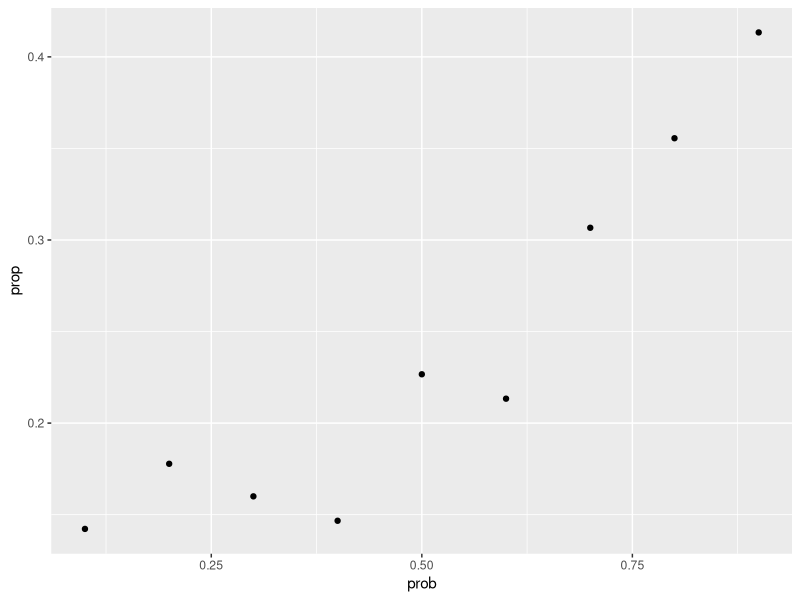

Here is the R script that generated this plot:
## ---- chunk 1
# Set random seed
set.seed(94128)

init_matrix <- function(row,col,start_prop=0.125){
  inf_matrix <- matrix(sample(c(0,1), row*col, replace = TRUE, prob=c(1-start_prop,start_prop)), nrow=row, ncol=col)
}

init_matrix(5,5)
## ---- chunk 2
dis_plot <- function(row,col,input){
  par(yaxt="n", xaxt="n",ann=FALSE)
  image(1:col,1:row,input)
}
## ---- chunk 3
create_crnr_matrix <- function(row=20,col=30){
  inf_matrix <- matrix(0, nrow=row, ncol=col)
  inf_matrix[1,1] <- 1
  inf_matrix[1,col] <- 1
  inf_matrix[row,1] <- 1
  inf_matrix[row,col] <- 1
  print(inf_matrix)
}

create_crnr_matrix(5,5)
## ---- chunk 4
infection_step <- function(input, inf_prob = 0.5){
  x <- input

  cc_RL <- init_matrix(nrow(x),ncol(x)-1,inf_prob)
  cc_TB <- init_matrix(nrow(x)-1,ncol(x),inf_prob)
  cc_DIAG <- init_matrix(nrow(x)-1,ncol(x)-1,inf_prob)
  
  max_col <- ncol(x)
  max_row <- nrow(x)
  
  xnew <- x
  
  #ABOVE
  new_inf_above <- ((x[-1, ] == 1) & cc_TB)
  xnew[-max_row, ][new_inf_above] <- 1
  
  xnew <- x
  
  #BELOW
  new_inf_below <- ((x[-max_row, ] == 1) & cc_TB)
  xnew[-1, ][new_inf_below] <- 1
  
  xnew <- x
  
  #RIGHT
  new_inf_right <- ((x[ ,-max_col] == 1) & cc_RL)
  xnew[, -1][new_inf_right] <- 1
      
  xnew <- x
  
  #LEFT
  new_inf_left <- ((x[ ,-1] == 1) & cc_RL)
  xnew[, -max_col][new_inf_left] <- 1
  
  xnew <- x
  
  #TOP RIGHT
  new_inf_top_right <- ((x[-1,-max_col] == 1) & cc_DIAG)
  xnew[-max_row, -1][new_inf_top_right] <- 1
  
  xnew <- x
  
  #TOP LEFT
  new_inf_top_left <- ((x[-1,-1] == 1) & cc_DIAG)
  xnew[-1, -max_col][new_inf_top_left] <- 1
  
  xnew <- x
  
  #BOTTOM LEFT
  new_inf_bot_left <- ((x[-max_row,-1] == 1) & cc_DIAG)
  xnew[-1,-max_col][new_inf_bot_left] <- 1
  
  xnew <- x
  
  #BOTTOM RIGHT
  new_inf_bot_right <- ((x[-max_row,-max_col] == 1) & cc_DIAG)
  xnew[-1,-1][new_inf_bot_right] <- 1
      
  #Set previously infected cells to 2
  xnew[x == 1] <- 2
  
  #print(xnew)
  return(xnew)
}
## ---- chunk 5
simulate_sir <- function(inf_prob = 0.5, row, col, start_inf = 0.125){
  x <- matrix(sample(c(0,1), row*col, replace = TRUE, prob=c(1-start_inf,start_inf)), nrow=row, ncol=col)

  step_count <- 0
  
  while(any(x == 1)){
    x <- infection_step(x, inf_prob)
    #Increment step count for each run
    step_count <- step_count + 1
  }
  
  num_inf <- sum(x==1) + sum(x==2)
  num_healthy <- sum(x==0)
  num_total <- ncol(x) * nrow(x)
  
  prop <- num_inf / num_total
  
  #Print list of results
  list(steps = step_count, start_inf = start_inf, inf_prob = inf_prob, prop = prop, final_matrix = x)
}

simulate_sir(0.5,20,30,0.125)
## ---- chunk 6
simulation <- function(prob, row, col){
  simulations <- replicate(1000, simulate_sir(row,col,prob), simplify = FALSE)

  sx <- 0
  for(s in simulations){
    sx <- sx + s[["final_matrix"]]
  }

  sx <- apply(sx, 2, rev)
  dis_plot(nrow(sx),ncol(sx),t(sx))
}

#simulate(0.5)
## ---- chunk 7
prop_infect <- seq(from = 0.1, to = 0.9, by = 0.1)

results <- lapply(prop_infect, simulate_sir, row=15, col=15)

results2 <- data.frame(
  prob = sapply(results, `[[`, "inf_prob"),
  steps = sapply(results, `[[`, "steps"),
  prop = sapply(results, `[[`, "prop")
)
 
results2

## ---- chunk 8
multiple_sim <- function(prob, runs, row, col){
  simulations <- replicate(runs, simulate_sir(prob, row, col), simplify = FALSE)
}


test <- function(prob, runs, row, col){
  simulations <- replicate(runs, simulate_sir(prob, row, col), simplify = FALSE)
  
  prop_infect <- seq(from = 0.1, to = 0.9, by = 0.1)

  results <- lapply(prop_infect, simulate_sir, row=row, col=col)

  results2 <- data.frame(
    prob = sapply(results, `[[`, "inf_prob"),
    steps = sapply(results, `[[`, "steps"),
    prop = sapply(results, `[[`, "prop")
  )
  
  print(results2)
}

test(0.5, 100, 15, 15)
## ---- chunk 9
library(tidyverse)
ggplot(results2, aes(x = prob, y = prop)) + geom_point()
